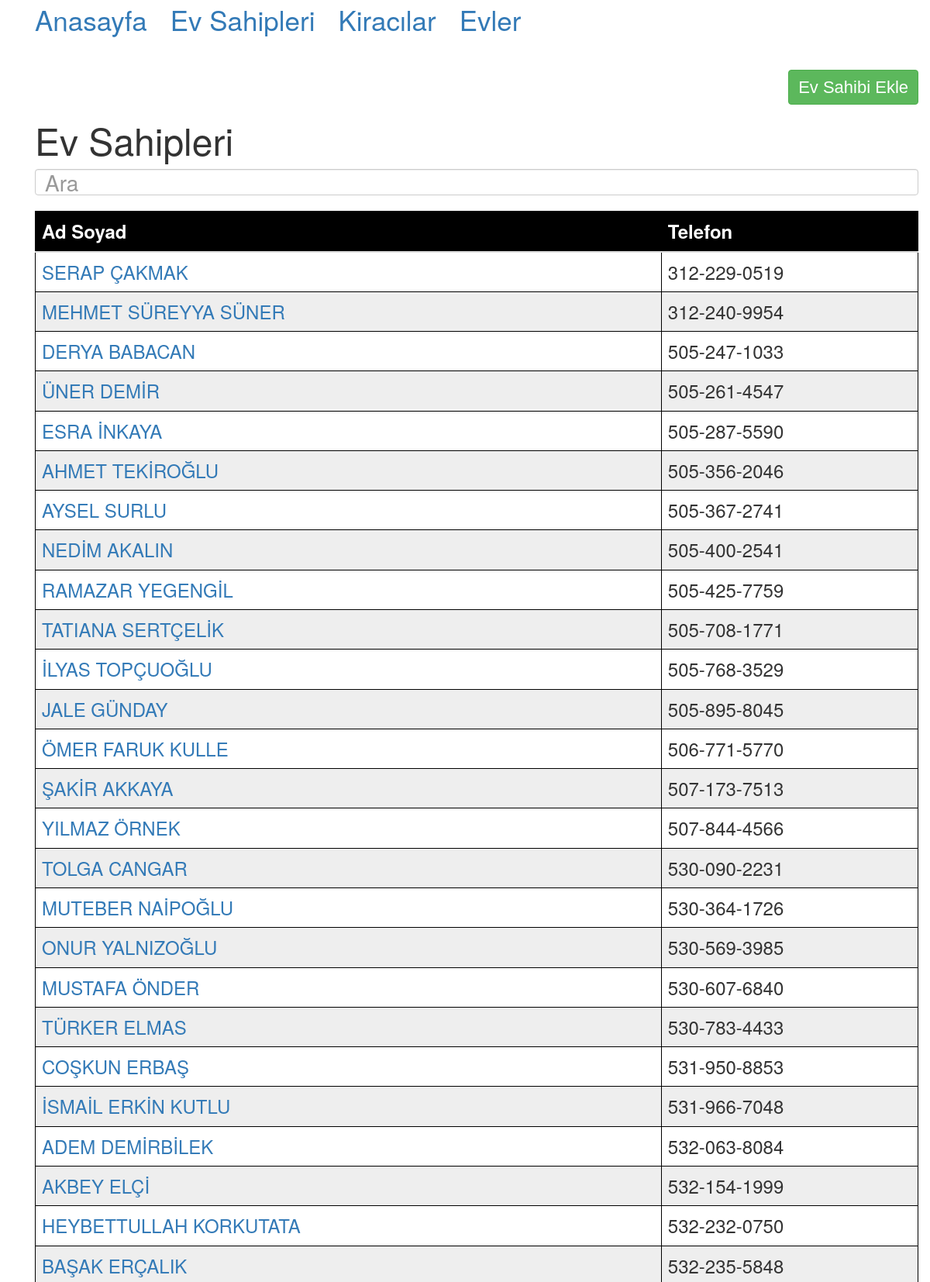
The page /kisiler?rol_id=2 (upper part) on the database its author committed.
### tables this page shows
CREATE TABLE "Kisi" (
	"_id"	INTEGER,
	"rol_id"	INTEGER,
	"ad"	TEXT NOT NULL,
	"soyad"	TEXT NOT NULL,
	"telefon"	TEXT,
	"kimlikler"	TEXT,
	"not"	TEXT,
	"adres"	TEXT,
	"mail_adres"	TEXT,
	FOREIGN KEY("rol_id") REFERENCES "Rol"("_id"),
	PRIMARY KEY("_id")
);

### app_kisiler.py (the view, shortened to what this page needs)
@app.route('/kisiler', methods = ['GET', 'POST'])
def web_kisiler():
    rol_id = int(request.args.get("rol_id"))
    if request.method == "GET":
        return get_kisiler_page(rol_id,"None")

### app_kisiler.py (called while the page is built)
def get_tip_for_header_by_rol_id(rol_id):
    if rol_id == 1:
        return "Kiracılar"
    return "Ev Sahipleri"

def get_tip_by_rol_id(rol_id):
    if rol_id == 1:
        return "Kiracı"
    return "Ev Sahibi"

def get_kisiler_page(rol_id,success_message):
        return render_template("kisiler.html",
                    column_names=get_kisiler_column_names(),
                    kisiler=get_kisiler_by_rol_id(rol_id),
                    view_url = "/kisi?_id=",
                    tip_for_header = get_tip_for_header_by_rol_id(rol_id),
                    tip = get_tip_by_rol_id(rol_id),
                    success_message = success_message,
                    rol_id = rol_id)

### db_connector.py (called while the page is built)
def execute_and_get_query_by_parameter(sql, object):
    cur = conn.cursor()
    print(object)
    cur.execute(sql, object)
    test = cur.fetchall()
    return test

def get_kisiler_by_rol_id(rol_id):
    sql = '''SELECT K._id,K.ad,K.soyad,K.telefon from Kisi K where rol_id = ?'''
    return execute_and_get_query_by_parameter(sql, (rol_id,))

def get_kisiler_column_names():
    return ["Ad Soyad", "Telefon"]

### templates/kisiler.html (shortened to what this page needs)
{% extends "kisiler_template.html" %}
{% block content %}
<div class="container">
    <h1>
        <a class='btn btn-success pull-right' href = "/create_kisi?rol_id={{ rol_id }}" name="{{ tip }}">
            <span class="buttons">{{ tip }} Ekle
        </span></a>
    </h1>
</div>
<div class="container">
    <h1>
        <font size="22">
            {{ tip_for_header }}
        </font>
    </h1>
    <input class="form-control" id="search_box" type="text" placeholder="Ara">
    <br>
    <font size="5">
        <table class="table" id="kisiler_table">
            <thead>
            {%- for column_name in column_names %}
            <th>{{ column_name }}</th>
            {%- endfor %}
            </thead>
            <tbody id="kisi_table_body">
            {%- for row in kisiler %}
            <tr>
                <td><a href="{{ view_url + row[0]|string }}"> {{ row[1] + " " + row[2] }}</a></td>
                <td>{{ row[3] }}</td>
            </tr>
            {%- endfor %}
            </tbody>
        </table>
    </font>
</div>
{% endblock %}

### templates/kisiler_template.html (shortened to what this page needs)
<!DOCTYPE html>
<html>
<head>
    <link href="http://netdna.bootstrapcdn.com/bootstrap/3.0.0/css/bootstrap.min.css" rel="stylesheet" media="screen">
</head>
<body>
<div class="container-fluid">
    <div class="collapse navbar-collapse" id="bs-example-navbar-collapse-1">
        <ul class="nav navbar-nav">
            <li class="active"><a href="/">Anasayfa</a></li>
        </ul>
        <ul class="nav navbar-nav">
            <li class="active"><a href="/kisiler?rol_id=2">Ev Sahipleri</a></li>
        </ul>
        <ul class="nav navbar-nav">
            <li class="active"><a href="/kisiler?rol_id=1">Kiracılar</a></li>
        </ul>
        <ul class="nav navbar-nav">
            <li class="active"><a href="/evler_anasayfa">Evler</a></li>
        </ul>
    </div>
</div>
<div class="container">
    <br>
    {% block content %}{% endblock %}
    <br>
</div>
</body>
</html>

### templates/kisiler_template.html (style rules this page uses)
table { width:100%; }
table, th, td { border: 1px solid black; border-collapse: collapse; }
th, td { padding: 15px; text-align: left; }
tr:nth-child(even) { background-color: #eee; }
tr:nth-child(odd) { background-color: #fff; }
th { background-color: black; color: white; }
.nav a { font-size: 2.5em ; }
.buttons { font-family: Arial,Helvetica,sans-serif; font-size: 22px; }
.form-control { font-size:200%; }

### rows shown on the page
Kisi: ad+soyad "SERAP ÇAKMAK", telefon "312-229-0519"
Kisi: ad+soyad "MEHMET SÜREYYA SÜNER", telefon "312-240-9954"
Kisi: ad+soyad "DERYA BABACAN", telefon "505-247-1033"
Kisi: ad+soyad "ÜNER DEMİR", telefon "505-261-4547"
Kisi: ad+soyad "ESRA İNKAYA", telefon "505-287-5590"
Kisi: ad+soyad "AHMET TEKİROĞLU", telefon "505-356-2046"
Kisi: ad+soyad "AYSEL SURLU", telefon "505-367-2741"
Kisi: ad+soyad "NEDİM AKALIN", telefon "505-400-2541"
Kisi: ad+soyad "RAMAZAR YEGENGİL", telefon "505-425-7759"
Kisi: ad+soyad "TATIANA SERTÇELİK", telefon "505-708-1771"
Kisi: ad+soyad "İLYAS TOPÇUOĞLU", telefon "505-768-3529"
Kisi: ad+soyad "JALE GÜNDAY", telefon "505-895-8045"
Kisi: ad+soyad "ÖMER FARUK KULLE", telefon "506-771-5770"
Kisi: ad+soyad "ŞAKİR AKKAYA", telefon "507-173-7513"
Kisi: ad+soyad "YILMAZ ÖRNEK", telefon "507-844-4566"
Kisi: ad+soyad "TOLGA CANGAR", telefon "530-090-2231"
Kisi: ad+soyad "MUTEBER NAİPOĞLU", telefon "530-364-1726"
Kisi: ad+soyad "ONUR YALNIZOĞLU", telefon "530-569-3985"
Kisi: ad+soyad "MUSTAFA ÖNDER", telefon "530-607-6840"
Kisi: ad+soyad "TÜRKER ELMAS", telefon "530-783-4433"
Kisi: ad+soyad "COŞKUN ERBAŞ", telefon "531-950-8853"
Kisi: ad+soyad "İSMAİL ERKİN KUTLU", telefon "531-966-7048"
Kisi: ad+soyad "ADEM DEMİRBİLEK", telefon "532-063-8084"
Kisi: ad+soyad "AKBEY ELÇİ", telefon "532-154-1999"
Kisi: ad+soyad "HEYBETTULLAH KORKUTATA", telefon "532-232-0750"
Kisi: ad+soyad "BAŞAK ERÇALIK", telefon "532-235-5848"

### other values the page prints
{{ tip }} "Ev Sahibi"
{{ tip_for_header }} "Ev Sahipleri"
{{ column_name }} "Ad Soyad" "Telefon"
